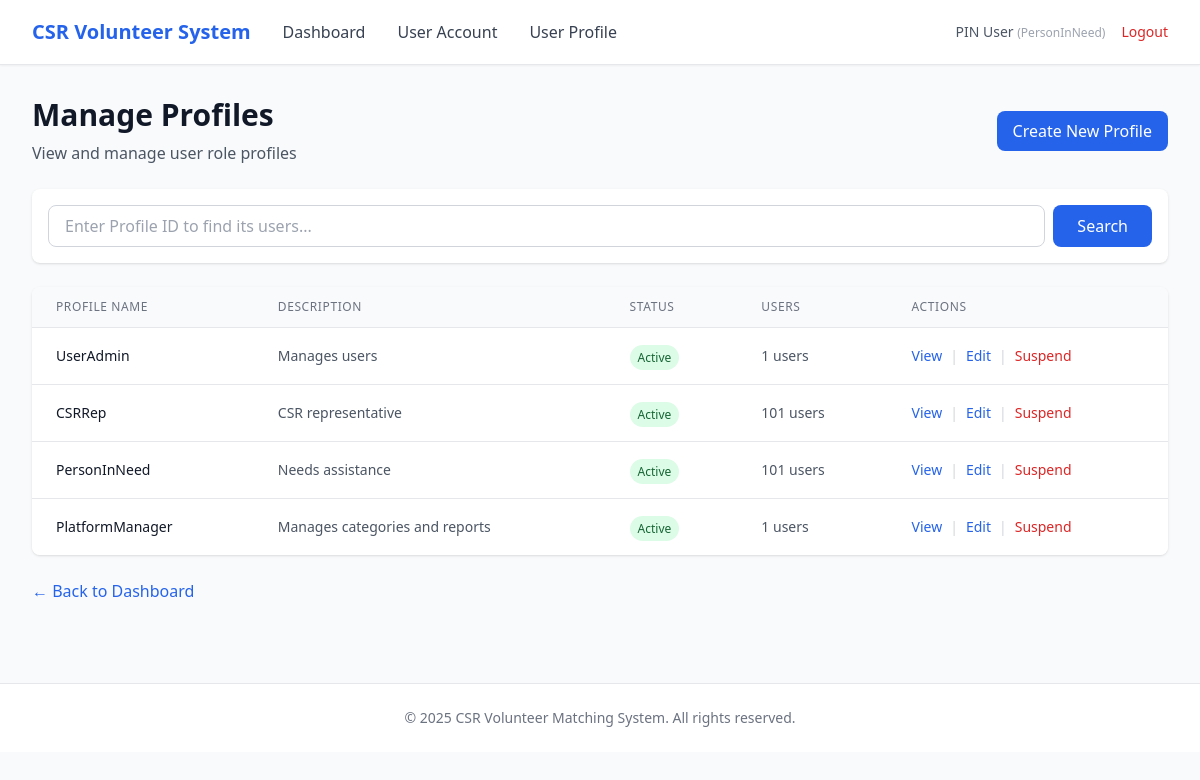
The app's page /admin/profiles (signed in) with its own data.
### app/entity/user_account.py (models this page shows, shortened)
class UserAccount(UserMixin, db.Model):
    __tablename__ = "user_accounts"
    userID = db.Column(db.Integer, primary_key=True, autoincrement=True)  # explicit auto increment
    name = db.Column(db.String(100), nullable=False)
    email = db.Column(db.String(120), nullable=False, unique=True, index=True)
    _password = db.Column("password", db.String(255), nullable=False)
    age = db.Column(db.Integer)
    phoneNumber = db.Column(db.String(20))
    isActive = db.Column(db.Boolean, default=True)
    profileID = db.Column(db.Integer, db.ForeignKey("user_profiles.profileID"), nullable=False)
    profile = db.relationship("UserProfile", back_populates="users", lazy=True)
    @property
    def password(self):
        raise AttributeError("Password is write-only.")
    @password.setter
    def password(self, raw):
        self._password = generate_password_hash(raw)

### app/entity/user_profile.py (models this page shows)
class UserProfile(db.Model):
    __tablename__ = "user_profiles"
    profileID   = db.Column(db.Integer, primary_key=True, autoincrement=True)  # explicit auto increment
    profileName = db.Column(db.String(50), nullable=False, unique=True)
    description = db.Column(db.String(255))
    isActive    = db.Column(db.Boolean, default=True)
    users = db.relationship("UserAccount", back_populates="profile", lazy=True)

### app/boundary/routes.py (the view)
@boundary_bp.route("/admin/profiles")
@login_required
def admin_profiles():
    page = request.args.get("page", 1, type=int)
    per_page = 10
    from app.entity.user_profile import UserProfile
    pagination = UserProfile.query.paginate(page=page, per_page=per_page, error_out=False)
    return render_template(
        "admin/profiles.html",
        profiles=pagination.items,
        pagination=pagination
    )

### app/entity/user_account.py (called while the page is built)
@login_manager.user_loader
def load_user(user_id):
    return UserAccount.query.get(int(user_id))

### app/templates/admin/profiles.html (shortened to what this page needs)
{% extends "base.html" %}
{% block nav_links %}
<a href="{{ url_for('boundary.admin_dashboard') }}" class="text-gray-700 hover:text-primary">Dashboard</a>
<a href="{{ url_for('boundary.admin_users') }}" class="text-gray-700 hover:text-primary">User Account</a>
<a href="{{ url_for('boundary.admin_profiles') }}" class="text-gray-700 hover:text-primary">User Profile</a>
{% endblock %}
{% block content %}
<div class="mb-6 flex justify-between items-center">
    <div>
        <h1 class="text-3xl font-bold text-gray-900">Manage Profiles</h1>
        <p class="text-gray-600 mt-2">View and manage user role profiles</p>
    </div>
    <a href="{{ url_for('boundary.admin_create_profile') }}"
       class="px-4 py-2 bg-primary text-white rounded-lg hover:bg-blue-700 transition">
        Create New Profile
    </a>
</div>
<div class="bg-white rounded-lg shadow mb-6 p-4">
    <form method="GET" action="{{ url_for('boundary.admin_search_users_by_profile') }}" class="flex gap-2">
        <input type="number"
               name="profile_id"
               min="1"
               placeholder="Enter Profile ID to find its users..."
               class="flex-1 px-4 py-2 border border-gray-300 rounded-lg focus:ring-2 focus:ring-primary focus:border-transparent">
        <button type="submit"
                class="px-6 py-2 bg-primary text-white rounded-lg hover:bg-blue-700 transition">
            Search
        </button>
    </form>
</div>
<div class="bg-white rounded-lg shadow overflow-hidden">
    <table class="min-w-full divide-y divide-gray-200">
        <thead class="bg-gray-50">
            <tr>
                <th class="px-6 py-3 text-left text-xs font-medium text-gray-500 uppercase tracking-wider">Profile Name</th>
                <th class="px-6 py-3 text-left text-xs font-medium text-gray-500 uppercase tracking-wider">Description</th>
                <th class="px-6 py-3 text-left text-xs font-medium text-gray-500 uppercase tracking-wider">Status</th>
                <th class="px-6 py-3 text-left text-xs font-medium text-gray-500 uppercase tracking-wider">Users</th>
                <th class="px-6 py-3 text-left text-xs font-medium text-gray-500 uppercase tracking-wider">Actions</th>
            </tr>
        </thead>
        <tbody class="bg-white divide-y divide-gray-200">
            {% for profile in profiles %}
            <tr>
                <td class="px-6 py-4 whitespace-nowrap text-sm font-medium text-gray-900">
                    {{ profile.profileName }}
                </td>
                <td class="px-6 py-4 text-sm text-gray-600">
                    {{ profile.description or 'No description' }}
                </td>
                <td class="px-6 py-4 whitespace-nowrap">
                    {% if profile.isActive %}
                    <span class="px-2 py-1 text-xs font-medium rounded-full bg-green-100 text-green-800">Active</span>
                    {% else %}
                    <span class="px-2 py-1 text-xs font-medium rounded-full bg-red-100 text-red-800">Inactive</span>
                    {% endif %}
                </td>
                <td class="px-6 py-4 whitespace-nowrap text-sm text-gray-600">
                    {{ profile.users|length }} users
                </td>
                <td class="px-6 py-4 whitespace-nowrap text-sm">
                    <div class="flex gap-2 items-center">
                        <a href="{{ url_for('boundary.admin_view_profile', profile_id=profile.profileID) }}"
                           class="text-blue-600 hover:text-blue-800">View</a>
                        <span class="text-gray-300">|</span>
                        <a href="{{ url_for('boundary.admin_edit_profile', profile_id=profile.profileID) }}"
                           class="text-blue-600 hover:text-blue-800">Edit</a>
                        <span class="text-gray-300">|</span>
                        {% if profile.isActive %}
                        <a href="{{ url_for('boundary.admin_suspend_profile', profile_id=profile.profileID) }}"
                           class="text-red-600 hover:text-red-800">Suspend</a>
                        {% else %}
                        <a href="{{ url_for('boundary.admin_activate_profile', profile_id=profile.profileID) }}"
                           class="text-green-600 hover:text-green-800">Activate</a>
                        {% endif %}
                    </div>
                </td>
            </tr>
            {% endfor %}
        </tbody>
    </table>
</div>
<div class="mt-6">
    <a href="{{ url_for('boundary.admin_dashboard') }}"
       class="text-primary hover:text-blue-700">
        ← Back to Dashboard
    </a>
</div>
{% endblock %}

### app/templates/base.html (shortened to what this page needs)
<!DOCTYPE html>
<html lang="en">
<head>
    <script src="https://cdn.tailwindcss.com"></script>
</head>
<body class="bg-gray-50 min-h-screen">
    {% if current_user.is_authenticated %}
    <nav class="bg-white shadow-sm border-b border-gray-200">
        <div class="max-w-7xl mx-auto px-4 sm:px-6 lg:px-8">
            <div class="flex justify-between items-center h-16">
                <div class="flex items-center gap-8">
                    <a href="{{ url_for('boundary.login') }}" class="text-xl font-bold text-primary">
                        CSR Volunteer System
                    </a>
                    {% block nav_links %}{% endblock %}
                </div>
                <div class="flex items-center gap-4">
                    <span class="text-sm text-gray-600">
                        {{ current_user.name }}
                        <span class="text-xs text-gray-400">({{ current_user.profile.profileName }})</span>
                    </span>
                    <a href="{{ url_for('boundary.logout') }}" class="text-sm text-red-600 hover:text-red-700">
                        Logout
                    </a>
                </div>
            </div>
        </div>
    </nav>
    {% endif %}
    <main class="max-w-7xl mx-auto px-4 sm:px-6 lg:px-8 py-8">
        {% block content %}{% endblock %}
    </main>
    <footer class="bg-white border-t border-gray-200 mt-12">
        <div class="max-w-7xl mx-auto px-4 sm:px-6 lg:px-8 py-6">
            <p class="text-center text-sm text-gray-500">
                &copy; 2025 CSR Volunteer Matching System. All rights reserved.
            </p>
        </div>
    </footer>
</body>
</html>

### records on screen
UserAccount: name "PIN User"
UserProfile: profile.profileName "PersonInNeed", profileName "PersonInNeed", description "Needs assistance", isActive "Active", users|length "101"
UserProfile: profileName "UserAdmin", description "Manages users", isActive "Active", users|length "1"
UserProfile: profileName "CSRRep", description "CSR representative", isActive "Active", users|length "101"
UserProfile: profileName "PlatformManager", description "Manages categories and reports", isActive "Active", users|length "1"
